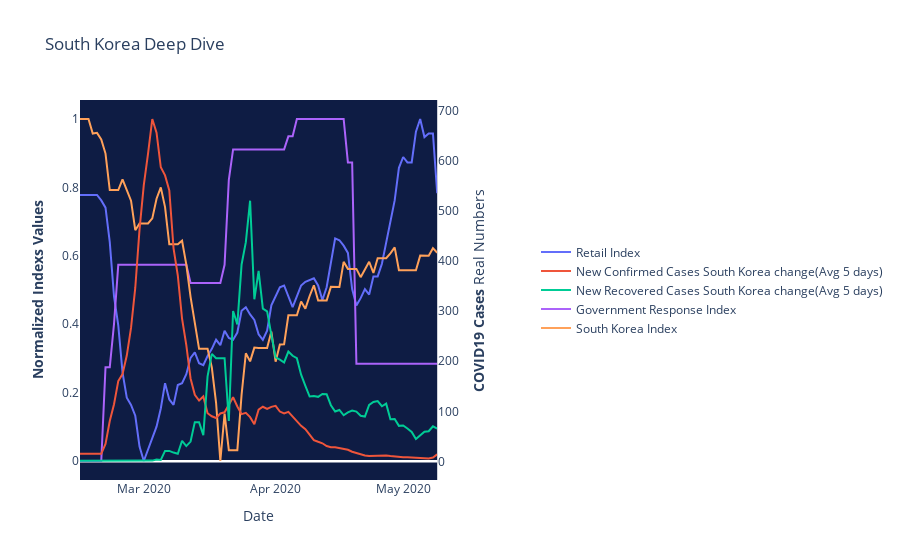

The notebook cell this image was saved under:
### Code cell
graphi(SouthK,"South Korea")
